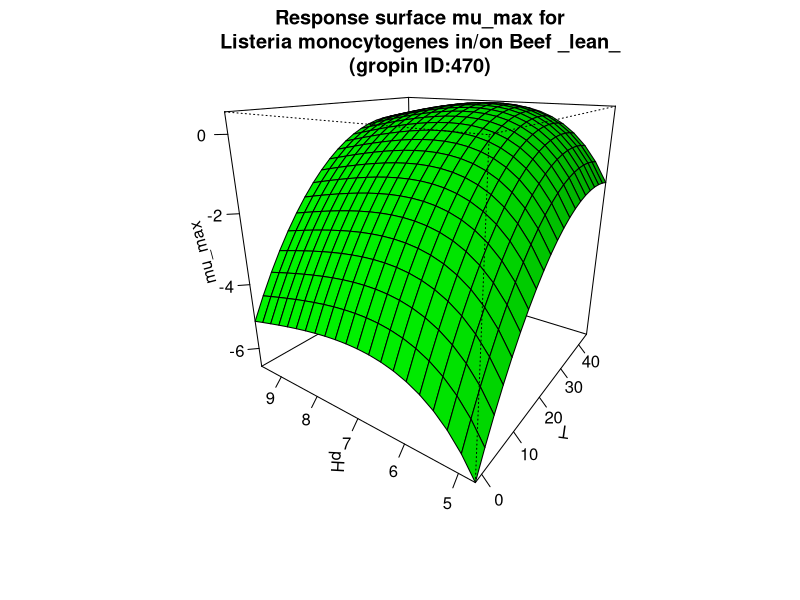

This chart was generated by the following R code:
#############################
# start of Parameter script
#############################
T <- seq(-1.72172,44.955044955045,length.out=21)
pH <- seq(4.71471,9.6003996003996,length.out=21)
#############################
# end of Parameter script
#############################
############################# 
# start of Model script Gropin ID 470 
#############################
 
# constant coefficients for this model
 
variables <- data.frame(T,pH)
argumentsPar <- expand.grid(variables)
 
# heart of the model
response_surface <- function(T,pH) {
   mumax <-(-232.64+((1.4041*(10^5))/(T+273))+((-2.1908*10^7)/((T+273)^2))+(1.1586*(10^2)/pH)+((-4.0952*(10^2))/(pH^2)))

return(mumax=mumax)
} 

# output parameters
mumax <- cbind(argumentsPar,response_surface(argumentsPar['T'],argumentsPar['pH']))
colnames(mumax) <- c(colnames(argumentsPar),'mumax')
#############################
# End of Model script
#############################
############################# 
# start of Visualisation script Gropin ID 470 
#############################
persp(T,pH,matrix(unlist(mumax$mumax),nrow=21),col = 'green',xlab='T',ylab='pH',zlab='mu_max',main='Response surface mu_max for
Listeria monocytogenes in/on Beef _lean_
(gropin ID:470)',theta=305,phi=20,shade=0.25,ticktype = 'detailed')
#############################
# End of Visualisation script
#############################
